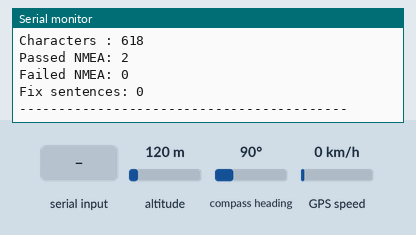
Simulated run of this sketch. Board: Seeed XIAO ESP32-C3. Shown: the last lines printed to the serial monitor. Inputs (shaded band) come from the test bench; at power-on: compass heading 90°, altitude 120 m, GPS speed 0 km/h. The GPS gets a fix after 3 s at 37.7749, -122.4194 with 8 satellites.

Above: at 1.2 s.
1.3 s: compass heading set to 7°
At 4.8 s:
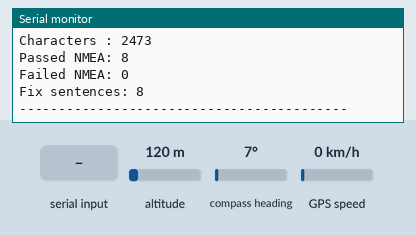
5.4 s: compass heading set to 90°
At 6.6 s:
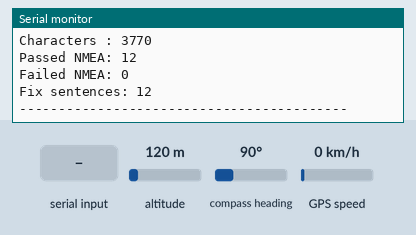
9.5 s: compass heading set to 180°
At 10.8 s:
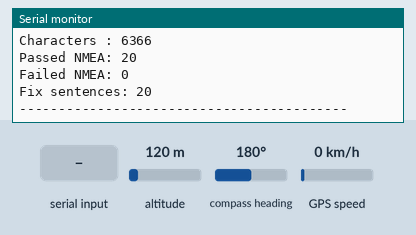
13.5 s: compass heading set to 269°
At 14.8 s:
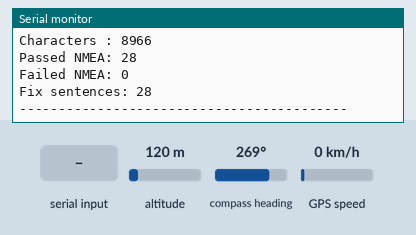
17.5 s: "1" received over the second serial link
19.0 s: compass heading set to 16°
At 19.8 s:
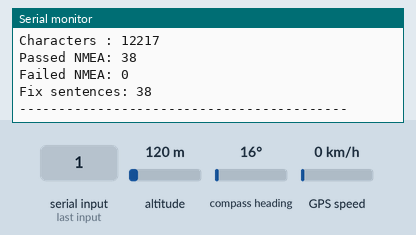
Timing chart, 0 to 22.0 s (numbered marks = the images above; inputs shaded):
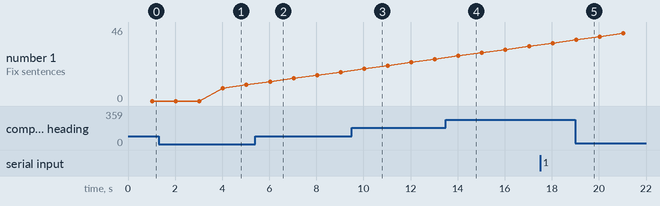

Measured:
- after the input at 1.3 s, the serial monitor: prints a new line after 1.7 s (image 1)

The sketch:

GPS_KitchenSink_FullFunctionTest_ESP32C3.ino
```cpp
#include <TinyGPSPlus.h>
#include <math.h>

// ============================================================
// XIAO ESP32-C3 + GPS + MGRS Full Function Test
//
// Wiring:
// GPS TX  -> XIAO D7 / GPIO20
// GPS RX  -> XIAO D6 / GPIO21
// GPS GND -> XIAO GND
// GPS VCC -> Appropriate supply for your GPS module
//
// Arduino Serial Monitor: 115200 baud
// GPS module baud:        9600 baud
// ============================================================

static const int GPS_RX_PIN = 20;  // XIAO D7, receives from GPS TX
static const int GPS_TX_PIN = 21;  // XIAO D6, sends to GPS RX
static const uint32_t GPS_BAUD = 9600;

static const unsigned long STATUS_INTERVAL_MS = 1000;
static const unsigned long WARNING_INTERVAL_MS = 5000;

TinyGPSPlus gps;
HardwareSerial GPSSerial(1);

unsigned long lastStatusPrint = 0;
unsigned long lastNoDataWarning = 0;

// Forward declarations
void printGPSStatus();
void printSatellites();
void printLocation();
void printMGRS();
void printAltitude();
void printSpeed();
void printCourse();
void printDate();
void printTime();
void printHDOP();
void printDiagnostics();
void printTwoDigits(int value);

bool latLonToMGRS(
  double latitude,
  double longitude,
  char *output,
  size_t outputSize
);

char latitudeBandLetter(double latitude);
int calculateUTMZone(double latitude, double longitude);

// ============================================================
// SETUP
// ============================================================

void setup()
{
  Serial.begin(115200);

  // Wait up to five seconds for USB CDC Serial Monitor.
  unsigned long serialStart = millis();

  while (!Serial && millis() - serialStart < 5000)
  {
    delay(10);
  }

  // Hardware UART for GPS:
  // baud, configuration, RX pin, TX pin
  GPSSerial.begin(
    GPS_BAUD,
    SERIAL_8N1,
    GPS_RX_PIN,
    GPS_TX_PIN
  );

  Serial.println();
  Serial.println(F("=========================================="));
  Serial.println(F("XIAO ESP32-C3 GPS + MGRS Test"));
  Serial.println(F("=========================================="));

  Serial.print(F("TinyGPSPlus version: "));
  Serial.println(TinyGPSPlus::libraryVersion());

  Serial.println(F("GPS RX: GPIO20 / XIAO D7"));
  Serial.println(F("GPS TX: GPIO21 / XIAO D6"));
  Serial.println(F("GPS baud: 9600"));
  Serial.println(F("MGRS precision: 1 meter"));
  Serial.println();
}

// ============================================================
// MAIN LOOP
// ============================================================

void loop()
{
  // Continuously feed GPS characters into TinyGPSPlus.
  while (GPSSerial.available() > 0)
  {
    char incomingCharacter = GPSSerial.read();

    // Uncomment to show raw NMEA sentences.
    // Serial.write(incomingCharacter);

    gps.encode(incomingCharacter);
  }

  // Print complete GPS status once per second.
  if (millis() - lastStatusPrint >= STATUS_INTERVAL_MS)
  {
    lastStatusPrint = millis();
    printGPSStatus();
  }

  // Warn when no GPS serial data is arriving.
  if (
    millis() > 5000 &&
    gps.charsProcessed() < 10 &&
    millis() - lastNoDataWarning >= WARNING_INTERVAL_MS
  )
  {
    lastNoDataWarning = millis();

    Serial.println(F("WARNING: No GPS serial data detected."));
    Serial.println(
      F("Check power, ground, TX/RX wiring and GPS baud.")
    );
    Serial.println();
  }
}

// ============================================================
// STATUS DISPLAY
// ============================================================

void printGPSStatus()
{
  Serial.println(F("------------------------------------------"));

  Serial.print(F("GPS Status : "));

  if (gps.location.isValid())
  {
    Serial.println(F("FIXED"));
  }
  else
  {
    Serial.println(F("SEARCHING"));
  }

  printSatellites();
  printLocation();
  printMGRS();
  printAltitude();
  printSpeed();
  printCourse();
  printDate();
  printTime();
  printHDOP();
  printDiagnostics();

  Serial.println(F("------------------------------------------"));
  Serial.println();
}

void printSatellites()
{
  Serial.print(F("Satellites : "));

  if (gps.satellites.isValid())
  {
    Serial.println(gps.satellites.value());
  }
  else
  {
    Serial.println(F("Waiting"));
  }
}

void printLocation()
{
  Serial.print(F("Latitude   : "));

  if (gps.location.isValid())
  {
    Serial.println(gps.location.lat(), 6);
  }
  else
  {
    Serial.println(F("Waiting for fix"));
  }

  Serial.print(F("Longitude  : "));

  if (gps.location.isValid())
  {
    Serial.println(gps.location.lng(), 6);
  }
  else
  {
    Serial.println(F("Waiting for fix"));
  }

  Serial.print(F("Fix age    : "));

  if (gps.location.isValid())
  {
    Serial.print(gps.location.age());
    Serial.println(F(" ms"));
  }
  else
  {
    Serial.println(F("N/A"));
  }
}

void printMGRS()
{
  Serial.print(F("MGRS       : "));

  if (!gps.location.isValid())
  {
    Serial.println(F("Waiting for fix"));
    return;
  }

  char mgrsCoordinate[32];

  bool conversionSuccessful = latLonToMGRS(
    gps.location.lat(),
    gps.location.lng(),
    mgrsCoordinate,
    sizeof(mgrsCoordinate)
  );

  if (conversionSuccessful)
  {
    Serial.println(mgrsCoordinate);
  }
  else
  {
    Serial.println(F("Outside MGRS/UTM range"));
  }
}

void printAltitude()
{
  Serial.print(F("Altitude   : "));

  if (gps.altitude.isValid())
  {
    Serial.print(gps.altitude.meters(), 1);
    Serial.print(F(" m / "));
    Serial.print(gps.altitude.feet(), 1);
    Serial.println(F(" ft"));
  }
  else
  {
    Serial.println(F("Waiting for fix"));
  }
}

void printSpeed()
{
  Serial.print(F("Speed      : "));

  if (gps.speed.isValid())
  {
    Serial.print(gps.speed.mph(), 2);
    Serial.print(F(" mph / "));
    Serial.print(gps.speed.kmph(), 2);
    Serial.println(F(" km/h"));
  }
  else
  {
    Serial.println(F("Waiting for fix"));
  }
}

void printCourse()
{
  Serial.print(F("Course     : "));

  if (gps.course.isValid())
  {
    Serial.print(gps.course.deg(), 2);
    Serial.print(F(" degrees "));
    Serial.println(TinyGPSPlus::cardinal(gps.course.deg()));
  }
  else
  {
    Serial.println(F("Waiting for fix"));
  }
}

void printDate()
{
  Serial.print(F("UTC Date   : "));

  if (gps.date.isValid())
  {
    printTwoDigits(gps.date.month());
    Serial.print('/');

    printTwoDigits(gps.date.day());
    Serial.print('/');

    Serial.println(gps.date.year());
  }
  else
  {
    Serial.println(F("Waiting for valid date"));
  }
}

void printTime()
{
  Serial.print(F("UTC Time   : "));

  if (gps.time.isValid())
  {
    printTwoDigits(gps.time.hour());
    Serial.print(':');

    printTwoDigits(gps.time.minute());
    Serial.print(':');

    printTwoDigits(gps.time.second());
    Serial.print('.');

    printTwoDigits(gps.time.centisecond());
    Serial.println();
  }
  else
  {
    Serial.println(F("Waiting for valid time"));
  }
}

void printHDOP()
{
  Serial.print(F("HDOP       : "));

  if (gps.hdop.isValid() && gps.hdop.hdop() < 99.0)
  {
    Serial.println(gps.hdop.hdop(), 2);
  }
  else
  {
    Serial.println(F("Waiting"));
  }
}

void printDiagnostics()
{
  Serial.print(F("Characters : "));
  Serial.println(gps.charsProcessed());

  Serial.print(F("Passed NMEA: "));
  Serial.println(gps.passedChecksum());

  Serial.print(F("Failed NMEA: "));
  Serial.println(gps.failedChecksum());

  Serial.print(F("Fix sentences: "));
  Serial.println(gps.sentencesWithFix());
}

void printTwoDigits(int value)
{
  if (value < 10)
  {
    Serial.print('0');
  }

  Serial.print(value);
}

// ============================================================
// LATITUDE/LONGITUDE TO MGRS CONVERSION
// ============================================================

bool latLonToMGRS(
  double latitude,
  double longitude,
  char *output,
  size_t outputSize
)
{
  // Standard UTM/MGRS latitude coverage.
  if (
    latitude < -80.0 ||
    latitude > 84.0 ||
    longitude < -180.0 ||
    longitude > 180.0
  )
  {
    return false;
  }

  const double WGS84_A = 6378137.0;
  const double WGS84_ECC_SQUARED = 0.00669437999014;
  const double UTM_SCALE_FACTOR = 0.9996;

  const double kDegToRad = PI / 180.0;

  int zoneNumber = calculateUTMZone(latitude, longitude);

  // Longitude at center of the UTM zone.
  double zoneCentralMeridian =
    (zoneNumber - 1) * 6.0 - 180.0 + 3.0;

  double latitudeRadians = latitude * kDegToRad;
  double longitudeRadians = longitude * kDegToRad;
  double centralMeridianRadians =
    zoneCentralMeridian * kDegToRad;

  double eccentricityPrimeSquared =
    WGS84_ECC_SQUARED / (1.0 - WGS84_ECC_SQUARED);

  double sinLatitude = sin(latitudeRadians);
  double cosLatitude = cos(latitudeRadians);
  double tanLatitude = tan(latitudeRadians);

  double N =
    WGS84_A /
    sqrt(
      1.0 -
      WGS84_ECC_SQUARED *
      sinLatitude *
      sinLatitude
    );

  double T = tanLatitude * tanLatitude;

  double C =
    eccentricityPrimeSquared *
    cosLatitude *
    cosLatitude;

  double A =
    cosLatitude *
    (longitudeRadians - centralMeridianRadians);

  double eccentricity2 = WGS84_ECC_SQUARED;
  double eccentricity4 = eccentricity2 * eccentricity2;
  double eccentricity6 = eccentricity4 * eccentricity2;

  double meridionalArc =
    WGS84_A *
    (
      (
        1.0 -
        eccentricity2 / 4.0 -
        3.0 * eccentricity4 / 64.0 -
        5.0 * eccentricity6 / 256.0
      ) *
      latitudeRadians

      -

      (
        3.0 * eccentricity2 / 8.0 +
        3.0 * eccentricity4 / 32.0 +
        45.0 * eccentricity6 / 1024.0
      ) *
      sin(2.0 * latitudeRadians)

      +

      (
        15.0 * eccentricity4 / 256.0 +
        45.0 * eccentricity6 / 1024.0
      ) *
      sin(4.0 * latitudeRadians)

      -

      (
        35.0 * eccentricity6 / 3072.0
      ) *
      sin(6.0 * latitudeRadians)
    );

  double A2 = A * A;
  double A3 = A2 * A;
  double A4 = A3 * A;
  double A5 = A4 * A;
  double A6 = A5 * A;

  double easting =
    UTM_SCALE_FACTOR *
    N *
    (
      A +
      (1.0 - T + C) * A3 / 6.0 +
      (
        5.0 -
        18.0 * T +
        T * T +
        72.0 * C -
        58.0 * eccentricityPrimeSquared
      ) *
      A5 / 120.0
    ) +
    500000.0;

  double northing =
    UTM_SCALE_FACTOR *
    (
      meridionalArc +
      N *
      tanLatitude *
      (
        A2 / 2.0 +
        (
          5.0 -
          T +
          9.0 * C +
          4.0 * C * C
        ) *
        A4 / 24.0 +
        (
          61.0 -
          58.0 * T +
          T * T +
          600.0 * C -
          330.0 * eccentricityPrimeSquared
        ) *
        A6 / 720.0
      )
    );

  // Southern hemisphere uses a 10,000,000-meter false northing.
  if (latitude < 0.0)
  {
    northing += 10000000.0;
  }

  char latitudeBand = latitudeBandLetter(latitude);

  // MGRS 100 km easting letter sets repeat every three zones.
  static const char eastingLetterSets[3][9] =
  {
    "ABCDEFGH",
    "JKLMNPQR",
    "STUVWXYZ"
  };

  // MGRS northing letters repeat every 2,000 km.
  static const char northingLetters[] =
    "ABCDEFGHJKLMNPQRSTUV";

  int eastingColumn = (int)floor(easting / 100000.0);

  if (eastingColumn < 1)
  {
    eastingColumn = 1;
  }

  if (eastingColumn > 8)
  {
    eastingColumn = 8;
  }

  int eastingSetIndex = (zoneNumber - 1) % 3;

  char eastingLetter =
    eastingLetterSets[eastingSetIndex][eastingColumn - 1];

  int northingRow =
    ((int)floor(northing / 100000.0)) % 20;

  // Even-numbered zones begin their northing sequence at F.
  if ((zoneNumber % 2) == 0)
  {
    northingRow = (northingRow + 5) % 20;
  }

  char northingLetter = northingLetters[northingRow];

  // Remove the 100 km grid portion.
  long eastingRemainder =
    (long)floor(fmod(easting, 100000.0));

  long northingRemainder =
    (long)floor(fmod(northing, 100000.0));

  if (eastingRemainder < 0)
  {
    eastingRemainder += 100000;
  }

  if (northingRemainder < 0)
  {
    northingRemainder += 100000;
  }

  // Output example:
  // 18S UJ 12345 67890
  snprintf(
    output,
    outputSize,
    "%02d%c %c%c %05ld %05ld",
    zoneNumber,
    latitudeBand,
    eastingLetter,
    northingLetter,
    eastingRemainder,
    northingRemainder
  );

  return true;
}

// ============================================================
// UTM ZONE CALCULATION
// ============================================================

int calculateUTMZone(double latitude, double longitude)
{
  int zoneNumber =
    (int)floor((longitude + 180.0) / 6.0) + 1;

  // Handle longitude exactly at 180 degrees.
  if (zoneNumber > 60)
  {
    zoneNumber = 60;
  }

  // Norway special zone.
  if (
    latitude >= 56.0 &&
    latitude < 64.0 &&
    longitude >= 3.0 &&
    longitude < 12.0
  )
  {
    zoneNumber = 32;
  }

  // Svalbard special zones.
  if (latitude >= 72.0 && latitude < 84.0)
  {
    if (longitude >= 0.0 && longitude < 9.0)
    {
      zoneNumber = 31;
    }
    else if (longitude >= 9.0 && longitude < 21.0)
    {
      zoneNumber = 33;
    }
    else if (longitude >= 21.0 && longitude < 33.0)
    {
      zoneNumber = 35;
    }
    else if (longitude >= 33.0 && longitude < 42.0)
    {
      zoneNumber = 37;
    }
  }

  return zoneNumber;
}

// ============================================================
// MGRS LATITUDE BAND
// ============================================================

char latitudeBandLetter(double latitude)
{
  static const char latitudeBands[] =
    "CDEFGHJKLMNPQRSTUVWXX";

  if (latitude < -80.0 || latitude > 84.0)
  {
    return 'Z';
  }

  int bandIndex =
    (int)floor((latitude + 80.0) / 8.0);

  if (bandIndex < 0)
  {
    bandIndex = 0;
  }

  if (bandIndex > 20)
  {
    bandIndex = 20;
  }

  return latitudeBands[bandIndex];
}
```
